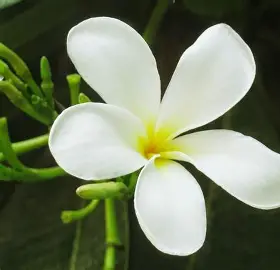
#> input picture Praktikum_7/bunga.jpg, 280 x 270 px
$ python latian1.py
#> lines starting #> are read from the running program, lines starting #| are printed output that depends on the picture
import cv2
import matplotlib.pyplot as plt

# Membaca citra
img_bgr = cv2.imread('bunga.jpg')
#> img_bgr is the input picture: shape (270, 280, 3); mean B, G, R 98.1, 124.3, 114.9
if img_bgr is not None:
    img_rgb = cv2.cvtColor(img_bgr, cv2.COLOR_BGR2RGB)

    # Averaging blur dengan berbagai kernel
    blur_3x3 = cv2.blur(img_rgb, (3, 3))
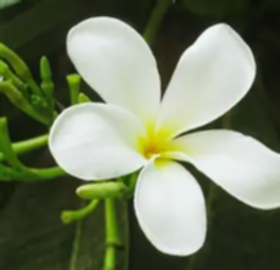
#> blur_3x3: shape (270, 280, 3); mean R, G, B 114.9, 124.3, 98.1
    blur_7x7 = cv2.blur(img_rgb, (7, 7))
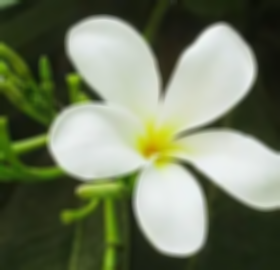
#> blur_7x7: shape (270, 280, 3); mean R, G, B 114.9, 124.3, 98.1
    blur_11x11 = cv2.blur(img_rgb, (11, 11))
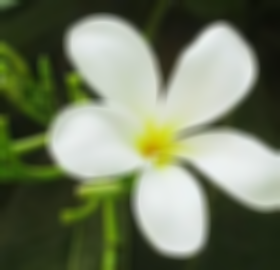
#> blur_11x11: shape (270, 280, 3); mean R, G, B 114.9, 124.3, 98.1

    # Menampilkan hasil
    titles = ['Asli', 'Averaging 3x3', 'Averaging 7x7', 'Averaging 11x11']
    images = [img_rgb, blur_3x3, blur_7x7, blur_11x11]

    plt.figure(figsize=(15, 5))
    for i in range(4):
        plt.subplot(1, 4, i+1)
        plt.imshow(images[i])
        plt.title(titles[i])
        plt.axis('off')
    plt.tight_layout()
    plt.show()
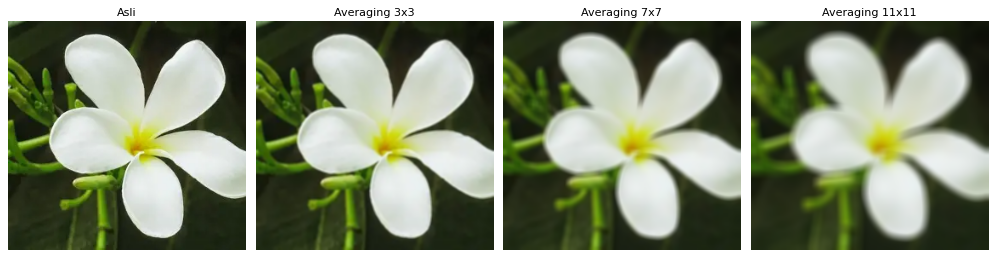
#> figure drawn by matplotlib, 4 panels
else:
    print("Gambar bunga.jpg tidak ditemukan!")
